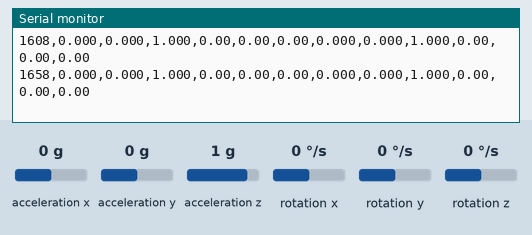
Recording of a sketch running on a simulated nRF52 board. Parts: the last lines printed to the serial monitor. Wiring (inferred from the names in the program): MPU-6050 motion sensor at I2C address 0x68; MPU-6050 motion sensor at I2C address 0x69. Inputs (shaded band) come from the test bench; at power-on: acceleration x 0 g, acceleration y 0 g, acceleration z 1 g, rotation x 0 °/s, rotation y 0 °/s, rotation z 0 °/s. A phone connects over Bluetooth LE 3 s after start.

Above: at 1.7 s.
1.8 s: acceleration x set to -1.4 g
At 1.82 s:
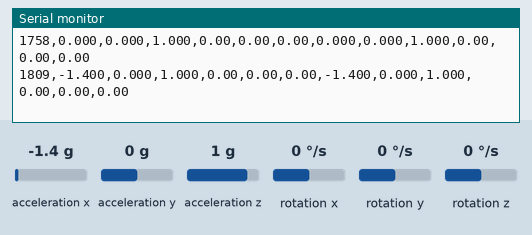
3.3 s: acceleration y set to -1.4 g
At 3.33 s:
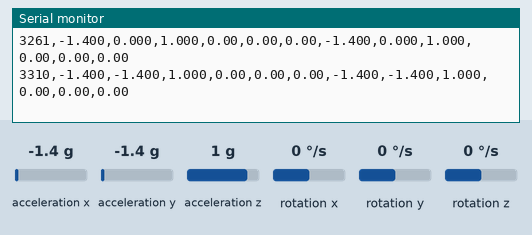
4.8 s: acceleration z set to -1.4 g
At 4.83 s:
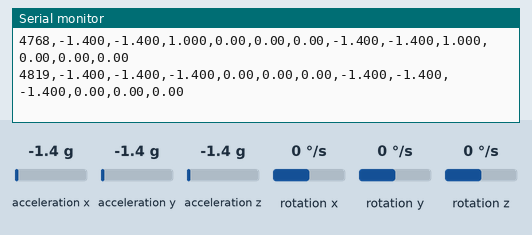
6.3 s: rotation x set to -192 °/s
At 6.33 s:
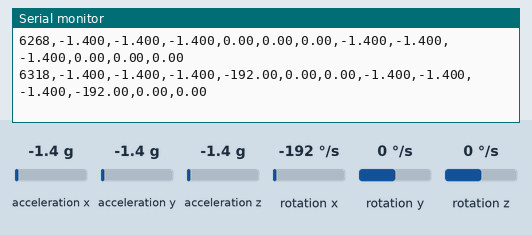
7.8 s: rotation y set to -192 °/s
At 7.83 s:
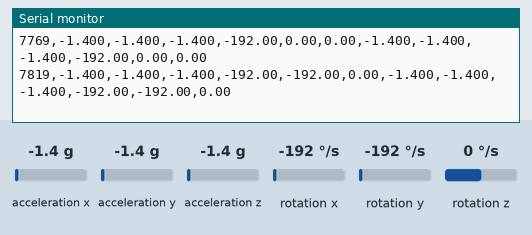
Timing chart, 0 to 10.3 s (numbered marks = the images above; inputs shaded):
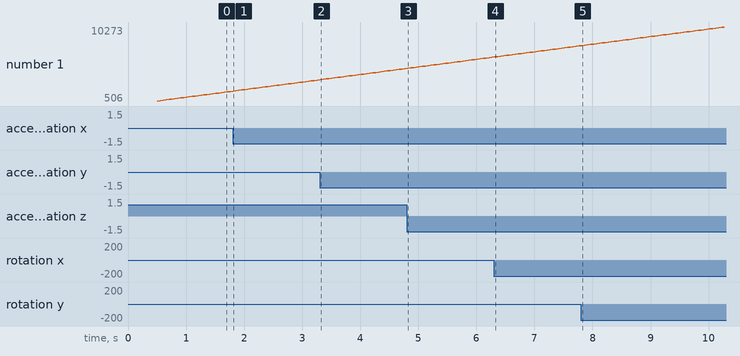

Measured:
- after the input at 1.8 s, the serial monitor: prints a new line at once (image 1)

The sketch:

firmware.ino
```cpp
// PT @Home firmware
//
// Board:   Adafruit Feather nRF52832
// Sensors: two MPU6050 IMUs on the I2C bus
//   VCC -> 3V, GND -> GND, SDA -> SDA, SCL -> SCL
//   Sensor A: AD0 -> GND (address 0x68)
//   Sensor B: AD0 -> 3V  (address 0x69)
//
// Streams one CSV line per sample as a BLE notification:
//   millis,ax1,ay1,az1,gx1,gy1,gz1,ax2,ay2,az2,gx2,gy2,gz2
// Accelerometer in g, gyroscope in degrees/sec. This is NOT a clinical device.

#include <Arduino.h>
#include <Wire.h>
#include <bluefruit.h>

#define MPU_A 0x68
#define MPU_B 0x69
#define BLE_UUID_SERVICE "b1198b58-5b2e-4a6b-90a3-94dcdba68110"
#define BLE_UUID_DATA    "b1198b58-5b2e-4a6b-90a3-94dcdba68111"

BLEService motionService(BLE_UUID_SERVICE);
BLECharacteristic motionData(BLE_UUID_DATA);

struct Reading {
  float ax, ay, az;
  float gx, gy, gz;
};

// ---------- MPU6050 ----------

bool writeRegister(uint8_t address, uint8_t reg, uint8_t value) {
  Wire.beginTransmission(address);
  Wire.write(reg);
  Wire.write(value);
  return Wire.endTransmission() == 0;
}

bool initMPU(uint8_t address) {
  Wire.beginTransmission(address);
  Wire.write(0x75); // WHO_AM_I
  if (Wire.endTransmission(false) != 0 || Wire.requestFrom(address, (uint8_t)1) != 1) return false;

  uint8_t id = Wire.read();
  if (id != 0x68) return false;

  return writeRegister(address, 0x6B, 0x00) && // wake up
         writeRegister(address, 0x1B, 0x00) && // gyro +/-250 dps
         writeRegister(address, 0x1C, 0x00) && // accel +/-2g
         writeRegister(address, 0x1A, 0x03);   // low-pass filter
}

bool readMPU(uint8_t address, Reading &r) {
  Wire.beginTransmission(address);
  Wire.write(0x3B);
  if (Wire.endTransmission(false) != 0) return false;
  if (Wire.requestFrom(address, (uint8_t)14) != 14) return false;

  int16_t raw[7];
  for (int i = 0; i < 7; i++) raw[i] = (int16_t)((Wire.read() << 8) | Wire.read());

  // raw[3] is temperature, skipped
  r.ax = raw[0] / 16384.0f;
  r.ay = raw[1] / 16384.0f;
  r.az = raw[2] / 16384.0f;
  r.gx = raw[4] / 131.0f;
  r.gy = raw[5] / 131.0f;
  r.gz = raw[6] / 131.0f;
  return true;
}

// ---------- BLE ----------

void startAdvertising() {
  Bluefruit.Advertising.stop();
  Bluefruit.Advertising.addFlags(BLE_GAP_ADV_FLAGS_LE_ONLY_GENERAL_DISC_MODE);
  Bluefruit.Advertising.addTxPower();
  Bluefruit.Advertising.addService(motionService);
  Bluefruit.ScanResponse.addName();
  Bluefruit.Advertising.restartOnDisconnect(true);
  Bluefruit.Advertising.setInterval(32, 244);
  Bluefruit.Advertising.setFastTimeout(30);
  Bluefruit.Advertising.start(0);
}

// ---------- Main ----------

void setup() {
  Serial.begin(115200);
  Wire.begin();
  Wire.setClock(100000);
  delay(500);

  bool a = initMPU(MPU_A), b = initMPU(MPU_B);
  Serial.printf("MPU 0x68: %s, MPU 0x69: %s\n", a ? "OK" : "MISSING", b ? "OK" : "MISSING");

  Bluefruit.begin();
  Bluefruit.setName("Feather-Rehab");

  motionService.begin();
  motionData.setProperties(CHR_PROPS_NOTIFY);
  motionData.setPermission(SECMODE_OPEN, SECMODE_NO_ACCESS);
  motionData.setMaxLen(200);
  motionData.begin();

  startAdvertising();
}

void loop() {
  static uint32_t lastSample = 0;
  if (millis() - lastSample < 50) return; // 20 Hz
  lastSample = millis();

  Reading a, b;
  if (!readMPU(MPU_A, a) || !readMPU(MPU_B, b)) {
    Serial.println("Sensor read failed. Check wiring and AD0.");
    return;
  }

  char payload[180];
  snprintf(payload, sizeof(payload),
           "%lu,%.3f,%.3f,%.3f,%.2f,%.2f,%.2f,%.3f,%.3f,%.3f,%.2f,%.2f,%.2f\n",
           (unsigned long)millis(),
           a.ax, a.ay, a.az, a.gx, a.gy, a.gz,
           b.ax, b.ay, b.az, b.gx, b.gy, b.gz);

  Serial.print(payload);
  if (Bluefruit.connected() && motionData.notifyEnabled()) {
    motionData.notify((uint8_t*)payload, strlen(payload));
  }
}
```
